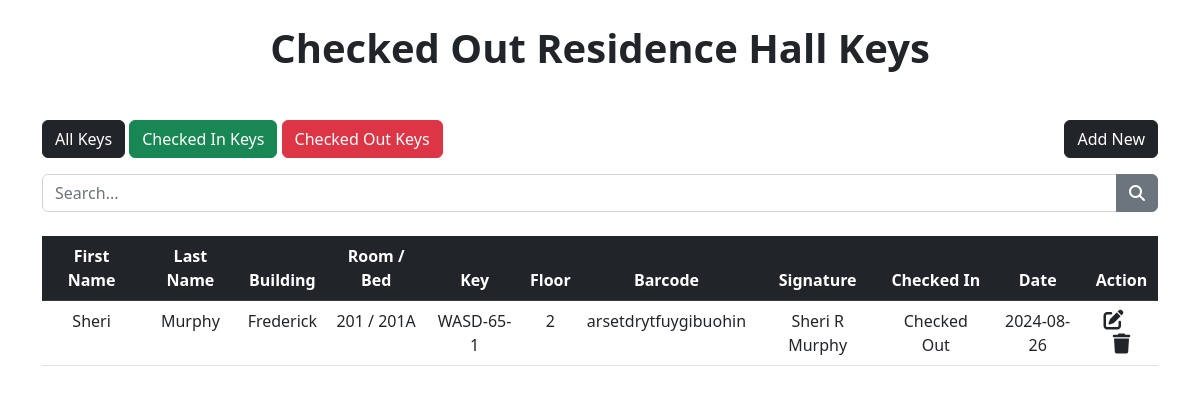
Screenshot of /Checkedout.php with the database file from the repository.
### Checkedout.php (the view, shortened to what this page needs)
<?php
include "db_conn.php";
$search = "";
if (isset($_GET['search'])) {
    $search = mysqli_real_escape_string($conn, $_GET['search']);
    $sql = "SELECT * FROM `checkin-out` WHERE
            first_name LIKE '%$search%' OR
            last_name LIKE '%$search%' OR
            building LIKE '%$search%' OR
            room LIKE '%$search%' OR
            key_number LIKE '%$search%' OR
            floor LIKE '%$search%' OR
            barcode LIKE '%$search%' OR
            checkin_signature LIKE '%$search%' OR
            Checked_in_out LIKE '%$search%' OR
            Date LIKE '%$search%'";
} else {
    $sql = "SELECT * FROM `checkin-out`";
}
$result = mysqli_query($conn, $sql);
function highlight_search_result($text, $search) {
    return $text;
}
?>
<!DOCTYPE html>
<html lang="en">
<head>
    <link href="https://cdn.jsdelivr.net/npm/bootstrap@5.2.3/dist/css/bootstrap.min.css" rel="stylesheet">
    <link rel="stylesheet" href="https://cdnjs.cloudflare.com/ajax/libs/font-awesome/6.4.0/css/all.min.css" />
    <link rel="stylesheet" href="./src/homepage.css">
</head>
<body>
    <nav class="navbar navbar-light fs-3">
    </nav>
    <nav class="navbar navbar-light justify-content-center fs-3 mb-3">
        <h1><strong>Checked Out Residence Hall Keys</strong></h1>
    </nav>
    <div class="container">
        <a href="homepage.php" class="btn btn-dark mt-3 mb-3"> All Keys </a>
        <a href="Checkedin.php" class="btn btn-success mt-3 mb-3"> Checked In Keys </a>
        <a href="Checkedout.php" class="btn btn-danger mt-3 mb-3"> Checked Out Keys </a>
        <a href="add_new.php" class="btn btn-dark mt-3 mb-3 float-end"> Add New </a>
        <form class="mb-4" method="get">
            <div class="input-group">
                <input type="text" class="form-control" placeholder="Search..." id="searchInput" name="search" value="<?= htmlspecialchars($search) ?>">
                <button type="submit" class="btn btn-secondary"><i class="fa-solid fa-search"></i></button>
            </div>
        </form>
        <table class="table table-hover text-center">
            <thead class="table-dark">
                <tr>
                    <th scope="col">First Name</th>
                    <th scope="col">Last Name</th>
                    <th scope="col">Building</th>
                    <th scope="col">Room / Bed</th>
                    <th scope="col">Key</th>
                    <th scope="col">Floor</th>
                    <th scope="col">Barcode</th>
                    <th scope="col">Signature</th>
                    <th scope="col">Checked In</th>
                    <th scope="col">Date</th>
                    <th scope="col">Action</th>
                </tr>
            </thead>
            <tbody style="background-color:#ffffff">
                <?php while ($row = mysqli_fetch_assoc($result)): ?>
                    <?php if ($row['Checked_in_out'] === 'Checked Out'): ?>
                        <tr>
                            <td><?php echo highlight_search_result($row['first_name'], $search); ?></td>
                            <td><?php echo highlight_search_result($row['last_name'], $search); ?></td>
                            <td><?php echo highlight_search_result($row['building'], $search); ?></td>
                            <td><?php echo highlight_search_result($row['room'], $search); ?></td>
                            <td><?php echo highlight_search_result($row['key_number'], $search); ?></td>
                            <td><?php echo highlight_search_result($row['floor'], $search); ?></td>
                            <td><?php echo highlight_search_result($row['barcode'], $search); ?></td>
                            <td><?php echo highlight_search_result($row['checkin_signature'], $search); ?></td>
                            <td><?php echo highlight_search_result($row['Checked_in_out'], $search); ?></td>
                            <td><?php echo highlight_search_result($row['Date'], $search); ?></td>
                            <td>
                                <a href="edit.php?id=<?php echo $row['id']; ?>" class="link-dark"><i class="fa-solid fa-pen-to-square fs-5 me-3"></i></a>
                                <a href="delete.php?id=<?php echo $row['id']; ?>" class="link-dark"><i class="fa-solid fa-trash fs-5"></i></a>
                            </td>
                        </tr>
                    <?php endif; ?>
                <?php endwhile; ?>
            </tbody>
        </table>
    </div>
</body>
</html>

### src/homepage.css (style rules this page uses)
body { background-color:#a90b00; background: url(red-main.jpg); background-repeat: no-repeat repeat-y; background-attachment: fixed; background-size: cover; }

### rows the page displays
checkin-out: first_name "Sheri", last_name "Murphy", building "Frederick", room "201 / 201A", key_number "WASD-65-1", floor "2", barcode "arsetdrytfuygibuohin", checkin_signature "Sheri R Murphy", Checked_in_out "Checked Out", Date "2024-08-26"
